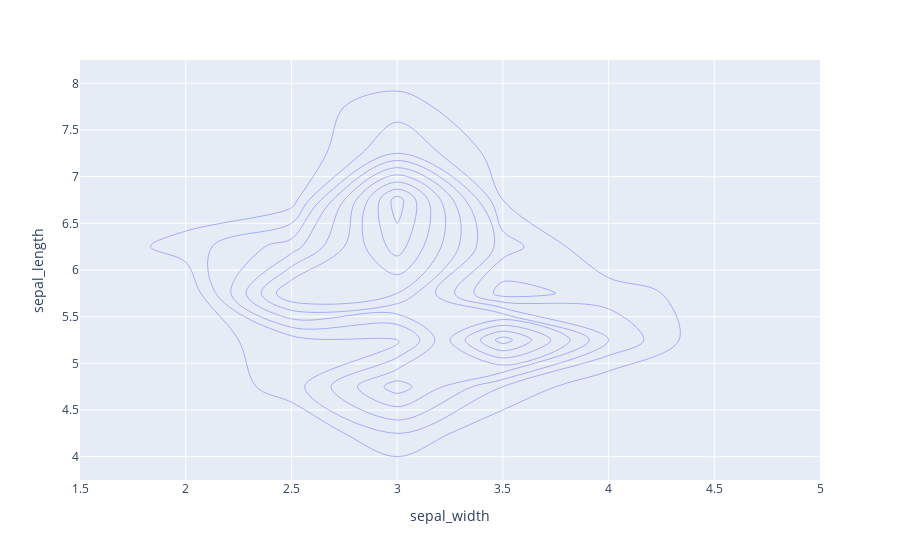

Write notebook code for a chart like this one.
### Code cell
df2 = px.data.iris()
fig = px.density_contour(df2, x="sepal_width", y="sepal_length")
fig.show()

### Figure 1 — Plotly figure (JSON) as saved in the notebook; plotly's stock layout.template omitted (floating-point values rounded to 4 significant figures; data arrays with more than 128 entries replaced by an {"elided": "..."} marker saying what was removed)
{"data": [{"contours": {"coloring": "none"}, "hovertemplate": "sepal_width=%{x}<br>sepal_length=%{y}<br>count=%{z}<extra></extra>", "legendgroup": "", "line": {"color": "#636efa"}, "name": "", "showlegend": false, "type": "histogram2dcontour", "x": {"elided": "150 float values"}, "xaxis": "x", "xbingroup": "x", "y": {"elided": "150 float values"}, "yaxis": "y", "ybingroup": "y"}], "layout": {"legend": {"tracegroupgap": 0}, "margin": {"t": 60}, "xaxis": {"anchor": "y", "domain": [0.0, 1.0], "title": {"text": "sepal_width"}}, "yaxis": {"anchor": "x", "domain": [0.0, 1.0], "title": {"text": "sepal_length"}}}}
